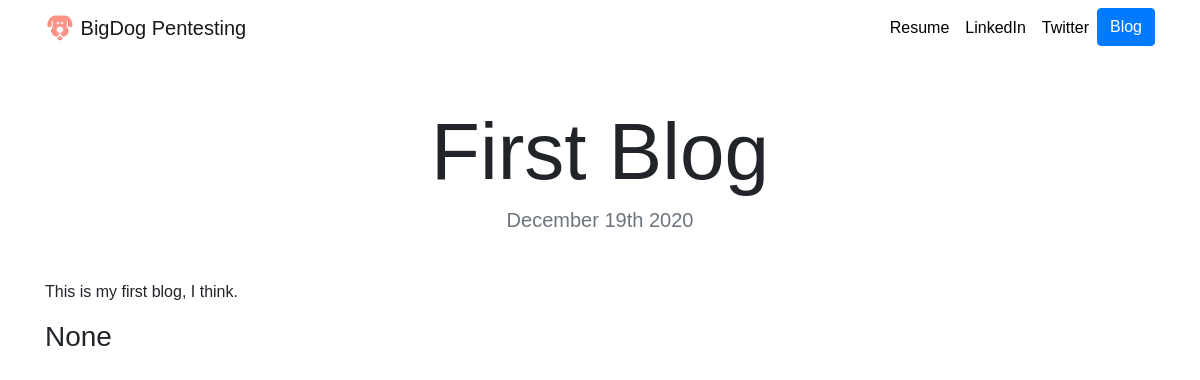
The page /blog/1/ on the database as committed earlier.
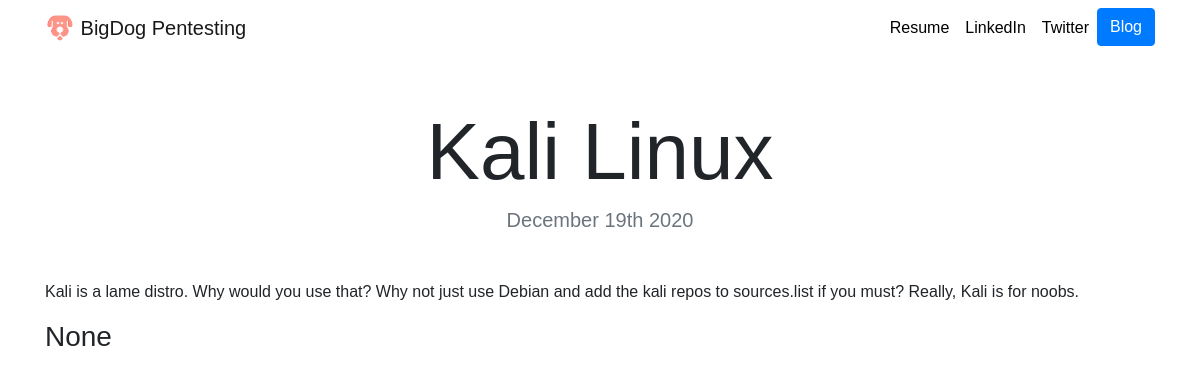
The same page on the database as committed later.
### blog/models.py (models this page shows, shortened)
class Blog(models.Model):
    title = models.CharField(max_length=200)
    blog = models.TextField()
    date = models.DateField()
    writer = models.CharField(max_length=30, null=True)

### blog/views.py (the view)
# urls.py: path('<int:blog_id>/', views.detail, name='detail'),
def detail(request, blog_id):
    blog = get_object_or_404(Blog, pk=blog_id)
    return render(request, 'blog/detail.html',{'blog':blog})

### blog/templates/blog/detail.html
{% extends "portfolio/base.html" %}
{% load static %}
{% block content %}
<h1 class="text-center mt-5" id="blogdetailtitle">{{ blog.title }}</h1>
<h5 class="text-center text-muted mb-5">{{ blog.date|date:'F jS Y' }}</h5>
{{ blog.blog|safe }}
<p><p>
<h3>{{ blog.writer }}</h3>
{% endblock %}

Rows that differ between the two databases and show on the page:
changed Blog "None": title "First Blog" → "Kali Linux"; blog "This is my first blog, I think." → "Kali is a lame distro. Why would you use that? Why not just use Debian and add the kali repos to sources.list if you must? Really, Kali is for noobs."
